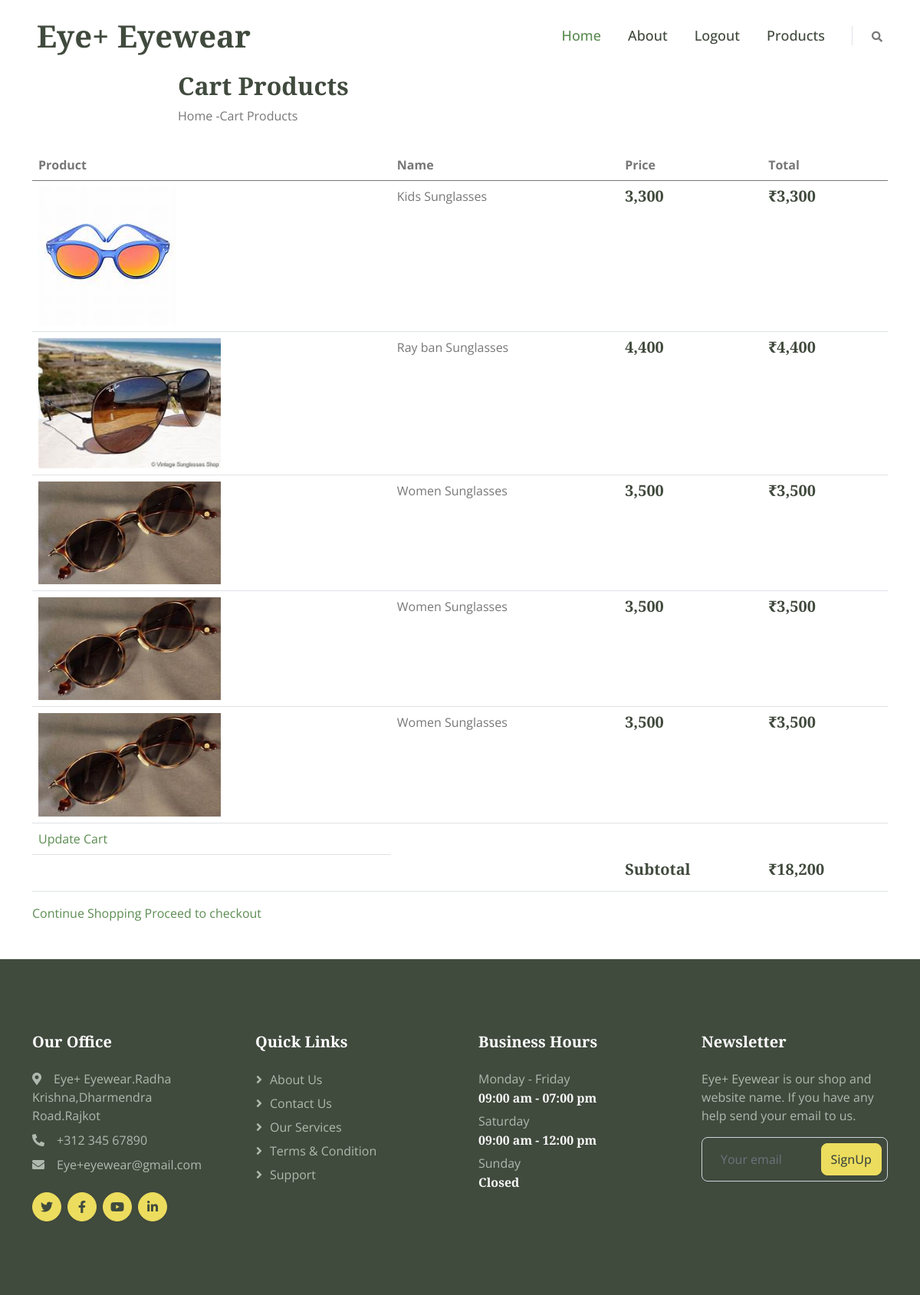
Page /cart.php (signed in) on the committed database.
### tables this page shows
CREATE TABLE `cart` (
  `ID` int(11) NOT NULL,
  `productid` int(11) DEFAULT NULL,
  `userid` int(11) DEFAULT NULL,
  `quantity` int(11) DEFAULT NULL
);

CREATE TABLE `product` (
  `id` int(5) NOT NULL,
  `productname` varchar(200) NOT NULL,
  `productimage` varchar(200) NOT NULL,
  `productprice` varchar(200) NOT NULL,
  `productdesc` varchar(191) NOT NULL,
  `categoryid` varchar(200) NOT NULL
);

### cart.php (the view, shortened to what this page needs)
<?php
if(isset($_SESSION['loginid'])&&$_SESSION['loginid']){
 ?>
<!doctype html>
<html lang="zxx">
 <head>
 <?php
  include("common/style.php");
 ?>
 </head>
<body>
<?php
  include("common/header.php");
 ?>
<section class="breadcrumb breadcrumb_bg">
 <div class="container">
   <div class="row justify-content-center">
     <div class="col-lg-8">
       <div class="breadcrumb_iner">
         <div class="breadcrumb_iner_item">
           <h2>Cart Products</h2>
           <p>Home <span>-</span>Cart Products</p>
         </div>
       </div>
     </div>
   </div>
 </div>
 </section>
 <section class="cart_area padding_top">
 <div class="container">
   <div class="cart_inner">
     <div class="table-responsive">
       <table class="table">
         <thead>
           <tr>
             <th scope="col">Product</th>
             <th socpe='col'>Name</th>
             <th scope="col">Price</th>
             <th scope="col">Total</th>
           </tr>
         </thead>
         <tbody>
         <?php
                         $p=0;
                         include("./include/config.php");
                         $qry = "SELECT * FROM cart WHERE userid='" . $_SESSION['loginid'] . "'";
                         $res = mysqli_query($conn, $qry);
                         while ($row = mysqli_fetch_assoc($res)) {
                             $subqry = "SELECT * FROM product WHERE id='" . $row['productid'] . "'";
                             $subres = mysqli_query($conn, $subqry);
                             $subrow = mysqli_fetch_assoc($subres);
                             $p+=$subrow['productprice'];
                         ?>
           <tr >
             <td>
               <div class="media">
                 <div class="d-flex">
                   <img src="./image/product/<?php echo $subrow['productimage'] ?>" style="max-width: 238px;max-height: 238px;" alt="" />
                 </div>
               </div>
             </td>
             <td>
               <div class="media-body">
                 <p><?php echo $subrow['productname'] ?></p>
               </div>
             </td>
             <td>
               <h5><?php echo number_format($subrow['productprice']) ?></h5>
             </td>
             <td>
               <h5>₹<?php echo number_format($subrow['productprice'])?></h5>
             </td>
           </tr>
        <?php
         }
      ?>
           <tr class="bottom_button">
             <td>
               <a class="btn_1" href="#">Update Cart</a>
             </td>
           </tr>
           <tr>
             <td></td>
             <td></td>
             <td>
               <h5>Subtotal</h5>
             </td>
             <td>
               <h5>₹<?php echo number_format($p) ; ?></h5>
             </td>
           </tr>
         </tbody>
       </table>
       <div class="checkout_btn_inner float-right">
         <a class="btn_1" href="checkout.php">Continue Shopping</a>
         <a class="btn_1 checkout_btn_1" href="checkout.php">Proceed to checkout</a>
       </div>
     </div>
   </div>
     </section>
 <?php
  include("common/footer.php");
 ?>
  </body>
  </html>
  <?php
    }else{
      header("location:login.php");
     }

### css/style.css (style rules this page uses)
:root { --primary: #5B8C51; --secondary: #EDDD5E; --light: #F7F7F7; --dark: #404A3D; }

### rows in the picture
cart: productid.productimage (picture), productid.productname "Kids Sunglasses", productid.productprice "3,300"
cart: productid.productimage (picture), productid.productname "Ray ban Sunglasses", productid.productprice "4,400"
cart: productid.productimage (picture), productid.productname "Women Sunglasses", productid.productprice "3,500"
cart: productid.productimage (picture), productid.productname "Women Sunglasses", productid.productprice "3,500"
cart: productid.productimage (picture), productid.productname "Women Sunglasses", productid.productprice "3,500"

### other values in the picture
$p "18,200"
